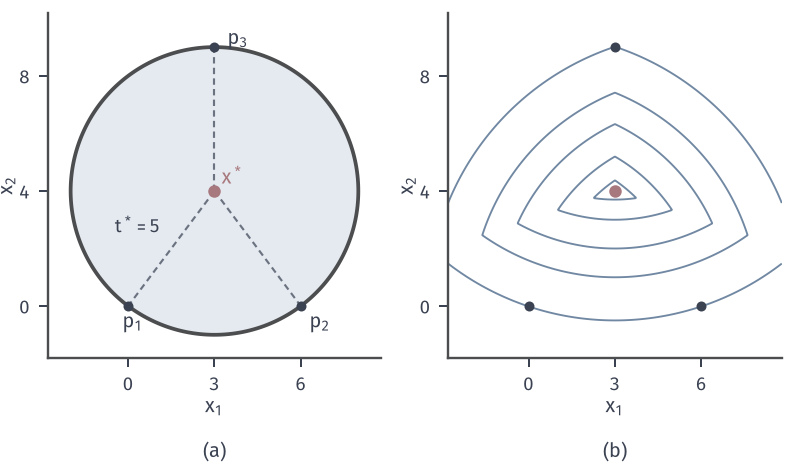

This figure's Python source:
from pathlib import Path
import sys
sys.path.insert(0, str(Path(__file__).resolve().parents[1]/"cone-common"))
from cone_fig import *
HERE = Path(__file__).resolve().parent
# Minimize the largest distance to p1=(0,0), p2=(6,0), p3=(3,9): optimum (3,4), t=5.
P = np.array([[0., 0.], [6., 0.], [3., 9.]]); c = np.array([3., 4.])
fig, axes = figure(width_mm=112, height_mm=66, ncols=2)
panels(fig, .06, .985, .985, .22, .2)
a, b = axes
xl, yl = (-2.8, 8.8), (-1.8, 10.2)
th = np.linspace(0, 2*np.pi, 300)
a.fill(c[0]+5*np.cos(th), c[1]+5*np.sin(th), facecolor=BLUE_FILL, edgecolor=EDGE, lw=1.5, zorder=1)
for p in P:
    a.plot([c[0], p[0]], [c[1], p[1]], color=MUTED, lw=.85, ls=(0, (3, 2)), zorder=2); dot(a, p, INK, ms=4)
dot(a, c); setup(a, xl, yl, [0, 3, 6], [0, 4, 8])
a.text(1.1, 2.55, '$t^*=5$', fontsize=7.5, ha='right'); a.text(3.25, 4.25, '$x^*$', color=RED, fontsize=8)
for p, s, off_ in zip(P, ('$p_1$', '$p_2$', '$p_3$'), ((-.2, -.75), (.3, -.75), (.45, .1))):
    a.text(p[0]+off_[0], p[1]+off_[1], s, fontsize=8)
X, Y = grid2(xl, yl, 600)
G = np.max([np.hypot(X-p[0], Y-p[1]) for p in P], axis=0)
b.contour(X, Y, G, levels=[5.3, 6, 7, 8, 9.5], colors=BLUE, linewidths=.75, zorder=2)
for p in P: dot(b, p, INK, ms=4)
dot(b, c); setup(b, xl, yl, [0, 3, 6], [0, 4, 8])
tags(fig, axes, y=.012)
save(fig, HERE, 'figure', {'x*': c.tolist(), 't*': 5, 'dist': [float(np.hypot(*(c-p))) for p in P]})
